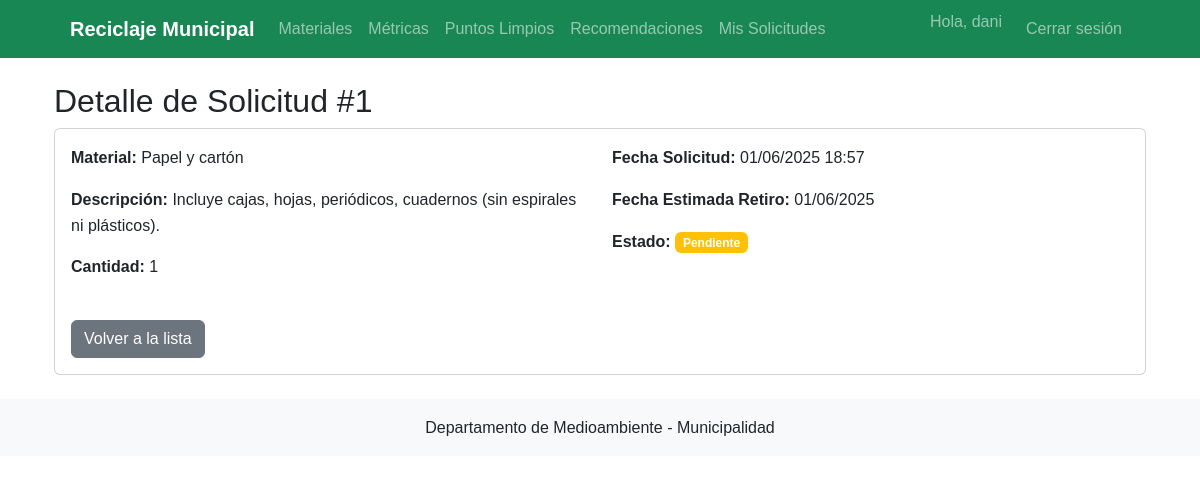
The page /solicitudes/1/ (signed in) on the database its author committed.
### gestion_reciclaje/models.py (models this page shows, shortened)
class SolicitudRetiro(models.Model):
    ESTADOS = [
        ('PEN', 'Pendiente'),
        ('RUT', 'En ruta'),
        ('COM', 'Completada'),
        ('CAN', 'Cancelada'),
    ]
    ciudadano = models.ForeignKey(Ciudadano, on_delete=models.CASCADE, verbose_name="Ciudadano solicitante")
    material = models.ForeignKey(Material, on_delete=models.PROTECT, verbose_name="Material a retirar")
    cantidad = models.PositiveIntegerField(
        validators=[MinValueValidator(1)],
        verbose_name="Cantidad estimada"
    )
    fecha_solicitud = models.DateTimeField(auto_now_add=True, verbose_name="Fecha de solicitud")
    fecha_estimada = models.DateField(verbose_name="Fecha estimada de retiro")
    estado = models.CharField(
        max_length=3,
        choices=ESTADOS,
        default='PEN',
        verbose_name="Estado actual"
    )
    operario = models.ForeignKey(
        Operario,  # Cambiado de User a Operario (consistencia con tu modelo)
        on_delete=models.SET_NULL,
        null=True,
        blank=True,
        verbose_name="Operario asignado"
    )
    comentarios = models.TextField(blank=True, verbose_name="Observaciones")
    class Meta:
        verbose_name = "Solicitud de retiro"
        verbose_name_plural = "Solicitudes de retiro"
        ordering = ['-fecha_solicitud']
        permissions = [
            ("can_assign_request", "Puede asignar solicitudes a operarios"),
        ]

class Material(models.Model):
    codigo = models.CharField(max_length=4, primary_key=True, verbose_name="Código")
    nombre = models.CharField(max_length=50, verbose_name="Nombre del material")
    descripcion = models.TextField(verbose_name="Descripción")
    class Meta:
        verbose_name = "Material"
        verbose_name_plural = "Materiales"
        ordering = ['nombre']

### gestion_reciclaje/views.py (the view)
# urls.py: path('solicitudes/<int:pk>/', views.detalle_solicitud, name='detalle_solicitud'),
@login_required
def detalle_solicitud(request, pk):
    solicitud = get_object_or_404(SolicitudRetiro, pk=pk)
    if not (request.user.is_staff or
            (hasattr(request.user, 'operario') and solicitud.operario == request.user.operario) or
            (hasattr(request.user, 'ciudadano') and solicitud.ciudadano == request.user.ciudadano)):
        return HttpResponseForbidden("No tienes permiso para ver esta solicitud")
    return render(request, 'gestion_reciclaje/detalle_solicitud.html', {'solicitud': solicitud})

### gestion_reciclaje/templates/gestion_reciclaje/detalle_solicitud.html (shortened to what this page needs)
{% extends 'gestion_reciclaje/base.html' %}
{% block content %}
<div class="container">
    <h2>Detalle de Solicitud #{{ solicitud.id }}</h2>
    <div class="card">
        <div class="card-body">
            <div class="row">
                <div class="col-md-6">
                    <p><strong>Material:</strong> {{ solicitud.material.nombre }}</p>
                    <p><strong>Descripción:</strong> {{ solicitud.material.descripcion }}</p>
                    <p><strong>Cantidad:</strong> {{ solicitud.cantidad }}</p>
                </div>
                <div class="col-md-6">
                    <p><strong>Fecha Solicitud:</strong> {{ solicitud.fecha_solicitud|date:"d/m/Y H:i" }}</p>
                    <p><strong>Fecha Estimada Retiro:</strong> {{ solicitud.fecha_estimada|date:"d/m/Y" }}</p>
                    <p><strong>Estado:</strong>
                        <span class="badge
                            {% if solicitud.estado == 'PEN' %}bg-warning
                            {% elif solicitud.estado == 'RUT' %}bg-info
                            {% else %}bg-success{% endif %}">
                            {{ solicitud.get_estado_display }}
                        </span>
                    </p>
                </div>
            </div>
            <div class="mt-4">
                <a href="{% url 'solicitudes' %}" class="btn btn-secondary">Volver a la lista</a>
            </div>
        </div>
    </div>
</div>
{% endblock %}

### gestion_reciclaje/templates/gestion_reciclaje/base.html (shortened to what this page needs)
{% load static %}
<!DOCTYPE html>
<html lang="es">
<head>
    <link href="https://cdn.jsdelivr.net/npm/bootstrap@5.3.0/dist/css/bootstrap.min.css" rel="stylesheet">
    <link rel="stylesheet" href="{% static 'css/styles.css' %}">
</head>
<body>
    <header class="bg-success text-white">
        <div class="container">
            <nav class="navbar navbar-expand-lg navbar-dark">
                <div class="container-fluid">
                    <a class="navbar-brand" href="{% url 'index' %}">Reciclaje Municipal</a>
                    <div class="collapse navbar-collapse" id="navbarNav">
                        <ul class="navbar-nav me-auto">
                            <li class="nav-item">
                                <a class="nav-link" href="{% url 'materiales' %}">Materiales</a>
                            </li>
                            <li class="nav-item">
                                <a class="nav-link" href="{% url 'metricas' %}">Métricas</a>
                            </li>
                            <li class="nav-item">
                                <a class="nav-link" href="{% url 'puntos_limpios' %}">Puntos Limpios</a>
                            </li>
                            <li class="nav-item">
                                <a class="nav-link" href="{% url 'recomendaciones' %}">Recomendaciones</a>
                            </li>
                            {% if user.is_authenticated %}
                                <li class="nav-item">
                                    <a class="nav-link" href="{% url 'solicitudes' %}">Mis Solicitudes</a>
                                </li>
                            {% endif %}
                        </ul>
                        <ul class="navbar-nav">
                            {% if user.is_authenticated %}
                                <li class="nav-item">
                                    <span class="navbar-text me-3">Hola, {{ user.username }}</span>
                                </li>
                                <li class="nav-item">
                                    <form action="{% url 'logout' %}" method="post">
                                        <button type="submit" class="btn btn-link nav-link">Cerrar sesión</button>
                                    </form>
                                </li>
                            {% endif %}
                        </ul>
                    </div>
                </div>
            </nav>
        </div>
    </header>
    <main class="container my-4">
        {% block content %}{% endblock %}
    </main>
    <footer class="bg-light py-3 mt-4">
        <div class="container text-center">
            <p class="mb-0">Departamento de Medioambiente - Municipalidad</p>
        </div>
    </footer>
</body>
</html>

### gestion_reciclaje/static/css/styles.css (style rules this page uses)
body { font-family: 'Arial', sans-serif; line-height: 1.6; }
.navbar { padding: 0.5rem 1rem; }
.navbar-brand { font-weight: 600; }

### rows shown on the page
SolicitudRetiro: id "1", material.nombre "Papel y cartón", material.descripcion "Incluye cajas, hojas, periódicos, cuadernos (sin espirales ni plásticos).", cantidad "1", fecha_solicitud "01/06/2025 18:57", fecha_estimada "01/06/2025", estado "Pendiente"

### other values the page prints
{{ user.username }} "dani"
